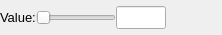
<?xml version="1.0" encoding="UTF-8"?>
<ui version="4.0">
 <class>ValueControl</class>
 <widget class="QWidget" name="ValueControl">
  <property name="geometry">
   <rect>
    <x>0</x>
    <y>0</y>
    <width>222</width>
    <height>35</height>
   </rect>
  </property>
  <property name="windowTitle">
   <string>Form</string>
  </property>
  <layout class="QHBoxLayout" name="horizontalLayout" stretch="0,0,0,1">
   <property name="spacing">
    <number>0</number>
   </property>
   <property name="leftMargin">
    <number>0</number>
   </property>
   <property name="topMargin">
    <number>0</number>
   </property>
   <property name="rightMargin">
    <number>0</number>
   </property>
   <property name="bottomMargin">
    <number>0</number>
   </property>
   <item>
    <widget class="QLabel" name="label">
     <property name="font">
      <font>
       <pointsize>10</pointsize>
      </font>
     </property>
     <property name="text">
      <string>Value:</string>
     </property>
    </widget>
   </item>
   <item>
    <widget class="QSlider" name="slider">
     <property name="maximumSize">
      <size>
       <width>80</width>
       <height>16777215</height>
      </size>
     </property>
     <property name="orientation">
      <enum>Qt::Horizontal</enum>
     </property>
    </widget>
   </item>
   <item>
    <widget class="QLineEdit" name="edit">
     <property name="maximumSize">
      <size>
       <width>50</width>
       <height>16777215</height>
      </size>
     </property>
     <property name="font">
      <font>
       <pointsize>10</pointsize>
      </font>
     </property>
    </widget>
   </item>
   <item>
    <spacer name="horizontalSpacer">
     <property name="orientation">
      <enum>Qt::Horizontal</enum>
     </property>
     <property name="sizeHint" stdset="0">
      <size>
       <width>59</width>
       <height>20</height>
      </size>
     </property>
    </spacer>
   </item>
  </layout>
 </widget>
 <resources/>
 <connections/>
</ui>
